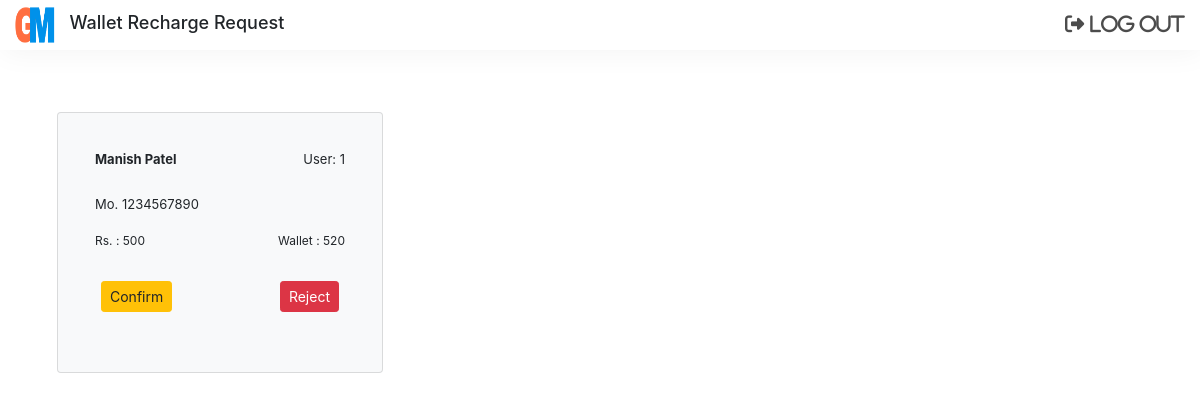
/admin/wallet/wallet-recharge-request.php (signed in), run on the app's committed database.
### tables this page shows
CREATE TABLE `subscription_request` (
  `sb_id` int(10) NOT NULL,
  `sb_wlt_id` varchar(10) NOT NULL,
  `sb_date` varchar(21) NOT NULL,
  `sb_status` int(1) NOT NULL,
  `sb_user_id` int(10) NOT NULL
);

CREATE TABLE `user` (
  `user_id` int(10) NOT NULL,
  `mobile_number` varchar(10) NOT NULL,
  `password` varchar(100) NOT NULL,
  `role` varchar(50) NOT NULL,
  `user_wallet_owner` int(1) NOT NULL,
  `user_wallet` varchar(100) NOT NULL,
  `user_wallet_expiry` varchar(21) NOT NULL,
  `user_full_name` varchar(200) NOT NULL,
  `user_dob` varchar(20) NOT NULL,
  `user_gender` varchar(6) NOT NULL,
  `user_loc_id` int(10) NOT NULL,
  `user_entry_date` varchar(21) NOT NULL,
  `user_update_date` varchar(21) NOT NULL
);

CREATE TABLE `wallet` (
  `wlt_id` int(10) NOT NULL,
  `wlt_rupees` varchar(100) NOT NULL,
  `wlt_amount` varchar(100) NOT NULL
);

### admin/wallet/wallet-recharge-request.php (the view, shortened to what this page needs)
<?php
	require_once '../control/identification.php';
?>
<!DOCTYPE html>
<html lang="en">
<head>
    <link rel="stylesheet" href="https://maxcdn.bootstrapcdn.com/bootstrap/4.0.0/css/bootstrap.min.css"
>
</head>
<body>
    <header class="navigation fix-nav">
        <div class="logo-img">
            <div class="d-inline-block">
                <a href="#" class="logo"><img src="../../sys_images/logo.png" alt="logo"></a>
            </div>
            <div class="d-inline-block">
                <h1>Wallet Recharge Request</h1>
            </div>
        </div>
        <div class="right-menu">
            <a href="../login/logout.php" class="fa fa-sign-out">
                <span aria-hidden="true">Log Out</span>
            </a>
        </div>
    </header>
    <section class="home-body-content">
        <div class="container">
            <div class="row">
			<?php
				$request = "select sb_id, sb_wlt_id, sb_date, sb_status, wlt_rupees, wlt_amount, user_id, user_full_name, mobile_number
				from subscription_request
				inner join wallet on wlt_id=sb_wlt_id
				inner join user on user_id=sb_user_id
				order by sb_id desc";
				$request_result = mysqli_query($conn, $request);
				if(mysqli_num_rows($request_result)<=0)
					echo "<div class='text-center p-4'>No Requests Yet.</div>";
				else{
					while($request_row=mysqli_fetch_assoc($request_result)){
						if($request_row['sb_status'] == 0){
							$bg="light";
							$link1="action-recharge-request.php?sb_id=".$request_row['sb_id']."&wlt_rupees=".$request_row['wlt_rupees']."&wlt_amount=".$request_row['wlt_amount']."
							&user_id=".$request_row['user_id']."&identity=1";
							$link2="action-recharge-request.php?sb_id=".$request_row['sb_id']."&identity=2";
						}
			?>
                <div class="col-lg-4 col-md-4">
                    <div class="card my_card bg-<?php echo $bg;?>">
                        <div class="card-body">
                            <div class="d-flex mb-3 NU">
                                <div class="p-2 mr-auto"><b><?php echo $request_row['user_full_name'];?></b></div>
                                <div class="p-2">User: <?php echo $request_row['user_id'];?></div>
                            </div>
                            <div class="d-flex mb-3">
                                <div class="p-2 mr-auto NU">Mo. <?php echo $request_row['mobile_number'];?></div>
                            </div>
                            <div class="d-flex mb-3 DG name">
                                <div class="p-2 mr-auto">Rs. : <?php echo $request_row['wlt_rupees'];?></div>
                                <div class="p-2">Wallet : <?php echo $request_row['wlt_amount'];?></div>
                            </div>
                            <div class="d-flex mb-3 buttoning">
                                <div class="p-2 mr-auto">
                                    <a href="<?php echo $link1;?>"><button class="btn btn-sm btn-warning" id="left">
                                        Confirm
                                    </button></a>
                                </div>
                                <div class="p-2">
                                    <a href="<?php echo $link2;?>"><button class="btn btn-sm btn-danger" id="right">
                                        Reject
                                    </button></a>
                                </div>
                            </div>
                        </div>
                    </div>
                </div>
                <?php
					}
				}
				?>
            </div>
        </div>
    </section>
</body>
</html>

### admin/wallet/wallet-recharge-request.php (style rules this page uses)
.home-body-content, .default-body-content { padding-top: 50px; padding-bottom: 50px; }
.home-body-content .my_card { margin-bottom: 25px; transition-duration: 0.4s; }
.my_card { padding: 16px; margin: 12px; }
.NU { margin: -7px; font-size: 13px; }
.DG { margin: -7px; font-size: 12px; }
.buttoning { size: 12px; margin: -1px; font-size: x-small; }
.btn-group-sm>.btn, .btn-sm { font-size: .875rem; border-radius: .2rem; }
a { text-decoration: none; color: black; }
.navigation { display: flex; justify-content: space-between; align-items: center; padding: 5px; }
h1 { font-size: 18px; margin-left: 10px; }
.logo { width: 200px; margin-left: 10px; }
.logo img { height: 40px; width: 40px; }
.right-menu a { margin: 0px 10px; font-size: 1.2rem; color: rgba(0, 0, 0, 0.7); }
.fix-nav { width: 100%; position: -webkit-sticky; position: sticky; top: 0; left: 0px; background-color: #ffffff; box-shadow: 2px 2px 30px rgba(0, 0, 0, 0.05); z-index: 102; }

### data on the page
subscription_request: user.user_full_name "Manish Patel", user.user_id "1", user.mobile_number "1234567890", wallet.wlt_rupees "500", wallet.wlt_amount "520"
